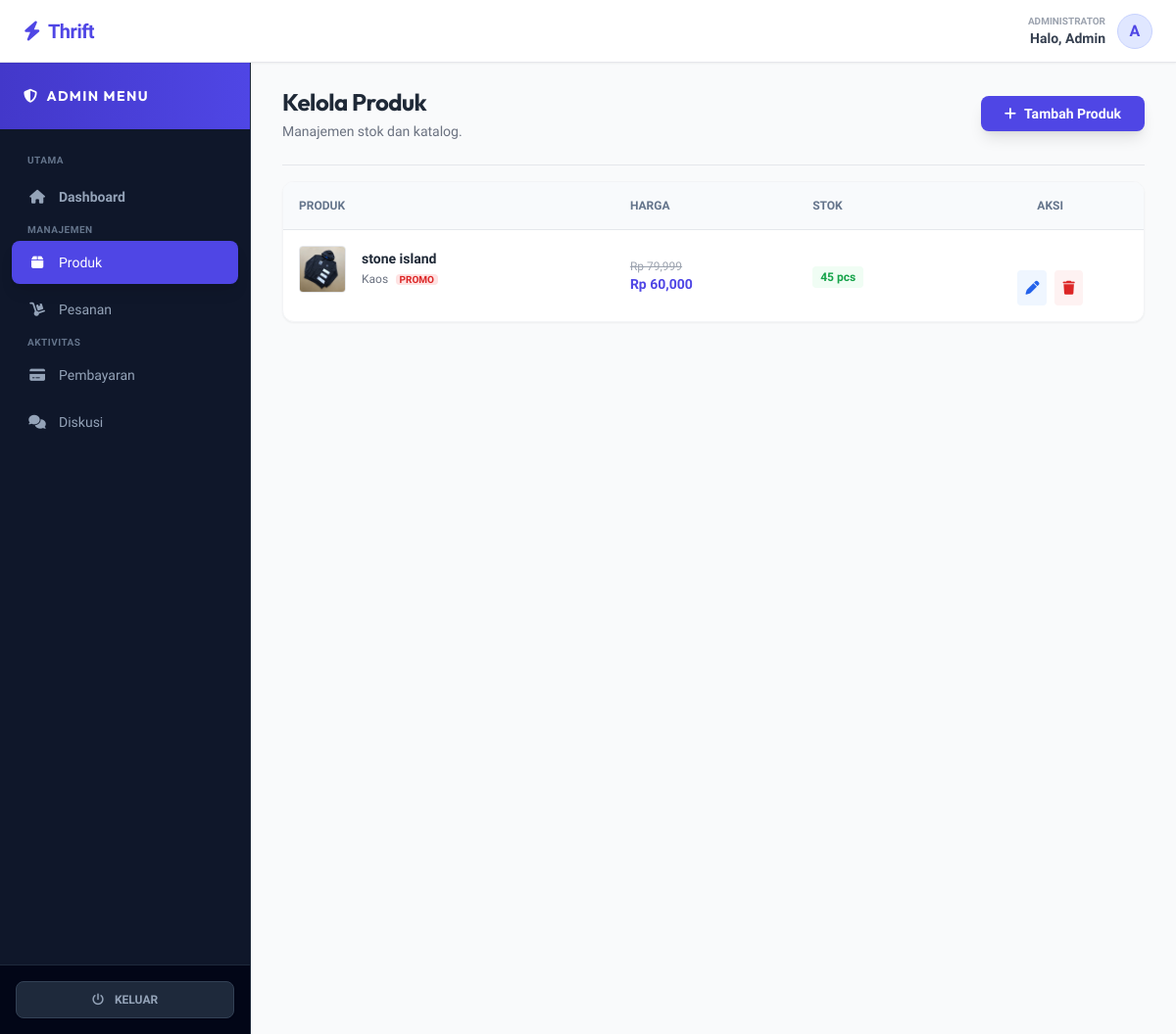
/admin/products (signed in), run on the app's committed database.
### tables this page shows
CREATE TABLE `products` (
  `id` int(11) NOT NULL,
  `name` varchar(255) NOT NULL,
  `description` text DEFAULT NULL,
  `price` decimal(10,2) NOT NULL,
  `category` varchar(50) DEFAULT NULL,
  `size` varchar(10) DEFAULT NULL,
  `stock` int(11) DEFAULT 1,
  `image` varchar(255) DEFAULT NULL,
  `created_at` timestamp NOT NULL DEFAULT current_timestamp(),
  `discount_price` decimal(10,2) DEFAULT 0.00
);

### app/Controllers/AdminController.php (called while the page is built, shortened)
<?php
require_once ROOT_PATH . '/app/Models/Product.php';
class AdminController {
    public function products() {
        $db = (new Database())->getConnection();
        $products = (new Product($db))->getAll();
        require_once ROOT_PATH . '/views/admin/products/index.php';
    }
}
?>

### public/index.php (called while the page is built, shortened)
<?php
require_once ROOT_PATH . '/app/Controllers/AdminController.php';
$router = new Router();
$router->add('/', 'HomeController', 'index');
$router->add('/product', 'ProductController', 'detail');
$router->add('/login', 'AuthController', 'login');
$router->add('/register', 'AuthController', 'register');
$router->add('/logout', 'AuthController', 'logout');
$router->add('/account', 'AuthController', 'account');
$router->add('/orders', 'AuthController', 'orders');
$router->add('/profile/edit', 'AuthController', 'editProfile');
$router->add('/profile/update', 'AuthController', 'updateProfile');
$router->add('/cart', 'CartController', 'index');
$router->add('/cart/add', 'CartController', 'add');
$router->add('/cart/remove', 'CartController', 'remove');
$router->add('/cart/clear', 'CartController', 'clear');
$router->add('/cart/buy-now', 'CartController', 'buyNow');
$router->add('/checkout', 'CartController', 'checkout');
$router->add('/checkout/process', 'CartController', 'processCheckout');
$router->add('/payment', 'CartController', 'payment');
$router->add('/order/confirm-payment', 'CartController', 'confirmPayment');
$router->add('/wishlist', 'WishlistController', 'index');
$router->add('/wishlist/toggle', 'WishlistController', 'toggle');
$router->add('/discussion/send', 'DiscussionController', 'send');
$router->add('/review/submit', 'ReviewController', 'submit');
$router->add('/admin', 'AdminController', 'index');
$router->add('/admin/products', 'AdminController', 'products');
$router->add('/admin/create', 'AdminController', 'create');
$router->add('/admin/store', 'AdminController', 'store');
$router->add('/admin/edit', 'AdminController', 'edit');
$router->add('/admin/update', 'AdminController', 'update');
$router->add('/admin/delete', 'AdminController', 'delete');
$router->add('/admin/orders', 'AdminController', 'orders');
$router->add('/admin/order-detail', 'AdminController', 'orderDetail');
$router->add('/admin/order-update', 'AdminController', 'updateOrder');
$router->add('/admin/delete-order', 'AdminController', 'deleteOrder');
$router->add('/admin/order/accept', 'AdminController', 'acceptPayment');
$router->add('/admin/payments', 'AdminController', 'payments');
$router->add('/admin/payments/create', 'AdminController', 'createPayment');
$router->add('/admin/payments/store', 'AdminController', 'storePayment');
$router->add('/admin/payments/edit', 'AdminController', 'editPayment');
$router->add('/admin/payments/update', 'AdminController', 'updatePayment');
$router->add('/admin/payments/delete', 'AdminController', 'deletePayment');
$router->add('/admin/discussions', 'AdminController', 'discussions');
$router->add('/admin/reply', 'AdminController', 'replyChat');
$router->dispatch($_SERVER['REQUEST_URI']);
?>

### app/Models/Product.php (called while the page is built, shortened)
<?php
class Product {
    private $conn;
    public function __construct($db) { $this->conn = $db; }
    public function getAll($keyword = null, $category = null, $minPrice = null, $maxPrice = null, $size = null) {
        $sql = "SELECT * FROM products WHERE 1=1";
        $params = [];
        $sql .= " ORDER BY created_at DESC";
        $stmt = $this->conn->prepare($sql);
        $stmt->execute($params);
        return $stmt->fetchAll(PDO::FETCH_ASSOC);
    }
}
?>

### views/admin/products/index.php (the view, shortened to what this page needs)
<?php include ROOT_PATH . '/views/layouts/header.php'; ?>
<div class="flex h-screen pt-16 bg-gray-50 overflow-hidden">
    <?php include ROOT_PATH . '/views/layouts/admin_sidebar.php'; ?>
    <div class="flex-1 flex flex-col lg:ml-64 h-full relative w-full overflow-y-auto custom-scroll">
        <main class="flex-1 px-4 md:px-8 pb-24 fade-in">
            <div class="sticky top-0 z-30 bg-gray-50 py-6 flex flex-col md:flex-row justify-between items-start md:items-center gap-4 border-b border-gray-200 mb-4">
                <div>
                    <h1 class="text-xl md:text-2xl font-bold text-gray-800">Kelola Produk</h1>
                    <p class="text-gray-500 text-sm mt-1">Manajemen stok dan katalog.</p>
                </div>
                <a href="/admin/create" class="bg-indigo-600 hover:bg-indigo-700 text-white font-bold py-2 px-4 md:px-6 rounded-lg shadow-lg transition transform hover:-translate-y-1 flex items-center gap-2 text-sm">
                    <i class="fas fa-plus"></i> Tambah Produk
                </a>
            </div>
            <div class="bg-white rounded-xl shadow-sm border border-gray-100 overflow-hidden">
                <div class="overflow-x-auto">
                    <table class="w-full text-left border-collapse min-w-[800px]">
                        <thead class="bg-slate-50 text-slate-500 text-xs uppercase font-bold border-b">
                            <tr>
                                <th class="p-4">Produk</th>
                                <th class="p-4">Harga</th>
                                <th class="p-4">Stok</th>
                                <th class="p-4 text-center">Aksi</th>
                            </tr>
                        </thead>
                        <tbody class="text-sm divide-y divide-gray-100">
                            <?php foreach($products as $p): ?>
                            <tr class="hover:bg-slate-50">
                                <td class="p-4 flex items-center gap-4">
                                    <img src="<?= $p['image'] ?>" class="w-12 h-12 rounded border object-cover flex-shrink-0 bg-white">
                                    <div>
                                        <p class="font-bold text-gray-800"><?= $p['name'] ?></p>
                                        <span class="text-xs text-gray-500"><?= $p['category'] ?></span>
                                        <?php if($p['discount_price']>0):?><span class="text-[10px] bg-red-100 text-red-600 px-1 rounded font-bold ml-1">PROMO</span><?php endif;?>
                                    </div>
                                </td>
                                <td class="p-4 font-bold text-indigo-600">
                                    <?php if($p['discount_price'] > 0): ?>
                                        <div class="flex flex-col">
                                            <span class="line-through text-gray-400 text-xs font-normal">Rp <?= number_format($p['price']) ?></span>
                                            <span>Rp <?= number_format($p['discount_price']) ?></span>
                                        </div>
                                    <?php else: ?>
                                        Rp <?= number_format($p['price']) ?>
                                    <?php endif; ?>
                                </td>
                                <td class="p-4">
                                    <span class="<?= $p['stock']>0?'text-green-600 bg-green-50':'text-red-600 bg-red-50' ?> font-bold px-2 py-1 rounded text-xs whitespace-nowrap">
                                        <?= $p['stock'] ?> pcs
                                    </span>
                                </td>
                                <td class="p-4 text-center flex justify-center gap-2">
                                    <a href="/admin/edit?id=<?= $p['id'] ?>" class="text-blue-600 bg-blue-50 p-2 rounded hover:bg-blue-100 transition"><i class="fas fa-pen"></i></a>
                                    <a href="/admin/delete?id=<?= $p['id'] ?>" class="text-red-600 bg-red-50 p-2 rounded hover:bg-red-100 transition" data-confirm="Hapus?"><i class="fas fa-trash"></i></a>
                                </td>
                            </tr>
                            <?php endforeach; ?>
                        </tbody>
                    </table>
                </div>
            </div>
        </main>
        <?php include ROOT_PATH . '/views/layouts/footer.php'; ?>

### public/css/style.css (style rules this page uses)
:root { --primary: #4f46e5; --primary-dark: #3730a3; --accent: #f43f5e; --dark: #0f172a; --light: #f8fafc; }
body { font-family: 'Urbanist', sans-serif; background-color: #f8fafc; color: #1e293b; -webkit-font-smoothing: antialiased; overflow-x: hidden; }
h1, h2, h3, h4, h5, h6, .brand-font { font-family: 'Outfit', sans-serif; letter-spacing: -0.02em; }
.fade-in { animation: fadeInUp 0.6s ease-out forwards; opacity: 0; transform: translateY(20px); }

### data on the page
products: image (picture), name "stone island", category "Kaos", shows "PROMO", price "79,999", discount_price "60,000", stock "45"

### other printed values
explode(' ', $_SESSION['name'] ?? 'Admin')[0] "Admin"
